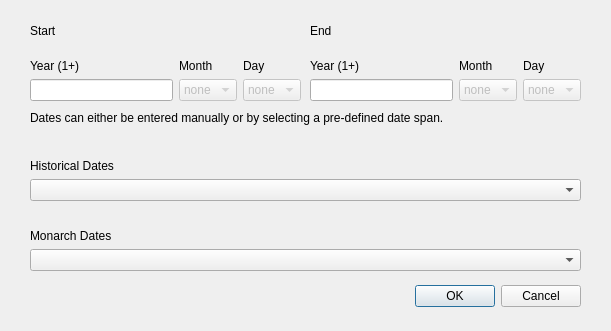
<?xml version="1.0" encoding="UTF-8"?>
<ui version="4.0">
 <class>ovQDateSpanDialog</class>
 <widget class="QDialog" name="ovQDateSpanDialog">
  <property name="geometry">
   <rect>
    <x>0</x>
    <y>0</y>
    <width>611</width>
    <height>331</height>
   </rect>
  </property>
  <property name="windowTitle">
   <string>Dialog</string>
  </property>
  <widget class="QDialogButtonBox" name="buttonBox">
   <property name="geometry">
    <rect>
     <x>70</x>
     <y>280</y>
     <width>511</width>
     <height>32</height>
    </rect>
   </property>
   <property name="orientation">
    <enum>Qt::Horizontal</enum>
   </property>
   <property name="standardButtons">
    <set>QDialogButtonBox::Cancel|QDialogButtonBox::Ok</set>
   </property>
  </widget>
  <widget class="QWidget" name="gridLayoutWidget">
   <property name="geometry">
    <rect>
     <x>30</x>
     <y>40</y>
     <width>271</width>
     <height>61</height>
    </rect>
   </property>
   <layout class="QGridLayout" name="startGridLayout">
    <item row="1" column="1">
     <widget class="QComboBox" name="startMonthComboBox">
      <property name="enabled">
       <bool>false</bool>
      </property>
      <item>
       <property name="text">
        <string>none</string>
       </property>
      </item>
      <item>
       <property name="text">
        <string extracomment="January">01</string>
       </property>
      </item>
      <item>
       <property name="text">
        <string extracomment="February">02</string>
       </property>
      </item>
      <item>
       <property name="text">
        <string extracomment="March">03</string>
       </property>
      </item>
      <item>
       <property name="text">
        <string extracomment="April">04</string>
       </property>
      </item>
      <item>
       <property name="text">
        <string extracomment="May">05</string>
       </property>
      </item>
      <item>
       <property name="text">
        <string extracomment="June">06</string>
       </property>
      </item>
      <item>
       <property name="text">
        <string extracomment="July">07</string>
       </property>
      </item>
      <item>
       <property name="text">
        <string extracomment="August">08</string>
       </property>
      </item>
      <item>
       <property name="text">
        <string extracomment="September">09</string>
       </property>
      </item>
      <item>
       <property name="text">
        <string extracomment="October">10</string>
       </property>
      </item>
      <item>
       <property name="text">
        <string extracomment="November">11</string>
       </property>
      </item>
      <item>
       <property name="text">
        <string extracomment="December">12</string>
       </property>
      </item>
     </widget>
    </item>
    <item row="1" column="2">
     <widget class="QComboBox" name="startDayComboBox">
      <property name="enabled">
       <bool>false</bool>
      </property>
      <item>
       <property name="text">
        <string>none</string>
       </property>
      </item>
      <item>
       <property name="text">
        <string>01</string>
       </property>
      </item>
      <item>
       <property name="text">
        <string>02</string>
       </property>
      </item>
      <item>
       <property name="text">
        <string>03</string>
       </property>
      </item>
      <item>
       <property name="text">
        <string>04</string>
       </property>
      </item>
      <item>
       <property name="text">
        <string>05</string>
       </property>
      </item>
      <item>
       <property name="text">
        <string>06</string>
       </property>
      </item>
      <item>
       <property name="text">
        <string>07</string>
       </property>
      </item>
      <item>
       <property name="text">
        <string>08</string>
       </property>
      </item>
      <item>
       <property name="text">
        <string>09</string>
       </property>
      </item>
      <item>
       <property name="text">
        <string>10</string>
       </property>
      </item>
      <item>
       <property name="text">
        <string>11</string>
       </property>
      </item>
      <item>
       <property name="text">
        <string>12</string>
       </property>
      </item>
      <item>
       <property name="text">
        <string>13</string>
       </property>
      </item>
      <item>
       <property name="text">
        <string>14</string>
       </property>
      </item>
      <item>
       <property name="text">
        <string>15</string>
       </property>
      </item>
      <item>
       <property name="text">
        <string>16</string>
       </property>
      </item>
      <item>
       <property name="text">
        <string>17</string>
       </property>
      </item>
      <item>
       <property name="text">
        <string>18</string>
       </property>
      </item>
      <item>
       <property name="text">
        <string>19</string>
       </property>
      </item>
      <item>
       <property name="text">
        <string>20</string>
       </property>
      </item>
      <item>
       <property name="text">
        <string>21</string>
       </property>
      </item>
      <item>
       <property name="text">
        <string>22</string>
       </property>
      </item>
      <item>
       <property name="text">
        <string>23</string>
       </property>
      </item>
      <item>
       <property name="text">
        <string>24</string>
       </property>
      </item>
      <item>
       <property name="text">
        <string>25</string>
       </property>
      </item>
      <item>
       <property name="text">
        <string>26</string>
       </property>
      </item>
      <item>
       <property name="text">
        <string>27</string>
       </property>
      </item>
      <item>
       <property name="text">
        <string>28</string>
       </property>
      </item>
      <item>
       <property name="text">
        <string>29</string>
       </property>
      </item>
      <item>
       <property name="text">
        <string>30</string>
       </property>
      </item>
      <item>
       <property name="text">
        <string>31</string>
       </property>
      </item>
     </widget>
    </item>
    <item row="0" column="0">
     <widget class="QLabel" name="startYearLabel">
      <property name="text">
       <string>Year (1+)</string>
      </property>
      <property name="alignment">
       <set>Qt::AlignBottom|Qt::AlignLeading|Qt::AlignLeft</set>
      </property>
     </widget>
    </item>
    <item row="0" column="1">
     <widget class="QLabel" name="startMonthLabel">
      <property name="text">
       <string>Month</string>
      </property>
      <property name="alignment">
       <set>Qt::AlignBottom|Qt::AlignLeading|Qt::AlignLeft</set>
      </property>
     </widget>
    </item>
    <item row="0" column="2">
     <widget class="QLabel" name="startDayLabel">
      <property name="text">
       <string>Day</string>
      </property>
      <property name="alignment">
       <set>Qt::AlignBottom|Qt::AlignLeading|Qt::AlignLeft</set>
      </property>
     </widget>
    </item>
    <item row="1" column="0">
     <widget class="QLineEdit" name="startYearLineEdit">
      <property name="inputMask">
       <string notr="true"/>
      </property>
     </widget>
    </item>
   </layout>
  </widget>
  <widget class="QWidget" name="gridLayoutWidget_2">
   <property name="geometry">
    <rect>
     <x>30</x>
     <y>140</y>
     <width>551</width>
     <height>61</height>
    </rect>
   </property>
   <layout class="QGridLayout" name="historicDateGridLayout">
    <item row="0" column="0">
     <widget class="QLabel" name="historicDateLabel">
      <property name="text">
       <string>Historical Dates</string>
      </property>
      <property name="alignment">
       <set>Qt::AlignBottom|Qt::AlignLeading|Qt::AlignLeft</set>
      </property>
     </widget>
    </item>
    <item row="1" column="0">
     <widget class="QComboBox" name="historicDateComboBox">
      <property name="sizePolicy">
       <sizepolicy hsizetype="Preferred" vsizetype="Fixed">
        <horstretch>0</horstretch>
        <verstretch>0</verstretch>
       </sizepolicy>
      </property>
      <item>
       <property name="text">
        <string/>
       </property>
      </item>
     </widget>
    </item>
   </layout>
  </widget>
  <widget class="QWidget" name="gridLayoutWidget_3">
   <property name="geometry">
    <rect>
     <x>30</x>
     <y>210</y>
     <width>551</width>
     <height>61</height>
    </rect>
   </property>
   <layout class="QGridLayout" name="monarchDateGridLayout">
    <item row="0" column="0">
     <widget class="QLabel" name="monarchDateLabel">
      <property name="text">
       <string>Monarch Dates</string>
      </property>
      <property name="alignment">
       <set>Qt::AlignBottom|Qt::AlignLeading|Qt::AlignLeft</set>
      </property>
     </widget>
    </item>
    <item row="1" column="0">
     <widget class="QComboBox" name="monarchDateComboBox">
      <item>
       <property name="text">
        <string/>
       </property>
      </item>
     </widget>
    </item>
   </layout>
  </widget>
  <widget class="QLabel" name="infoLabel1">
   <property name="geometry">
    <rect>
     <x>30</x>
     <y>110</y>
     <width>551</width>
     <height>16</height>
    </rect>
   </property>
   <property name="text">
    <string>Dates can either be entered manually or by selecting a pre-defined date span.</string>
   </property>
  </widget>
  <widget class="QLabel" name="startLabel">
   <property name="geometry">
    <rect>
     <x>30</x>
     <y>20</y>
     <width>231</width>
     <height>21</height>
    </rect>
   </property>
   <property name="text">
    <string>Start</string>
   </property>
  </widget>
  <widget class="QLabel" name="endLabel">
   <property name="geometry">
    <rect>
     <x>310</x>
     <y>20</y>
     <width>231</width>
     <height>21</height>
    </rect>
   </property>
   <property name="text">
    <string>End</string>
   </property>
  </widget>
  <widget class="QWidget" name="gridLayoutWidget_4">
   <property name="geometry">
    <rect>
     <x>310</x>
     <y>40</y>
     <width>271</width>
     <height>61</height>
    </rect>
   </property>
   <layout class="QGridLayout" name="endGridLayout">
    <item row="1" column="1">
     <widget class="QComboBox" name="endMonthComboBox">
      <property name="enabled">
       <bool>false</bool>
      </property>
      <item>
       <property name="text">
        <string>none</string>
       </property>
      </item>
      <item>
       <property name="text">
        <string extracomment="January">01</string>
       </property>
      </item>
      <item>
       <property name="text">
        <string extracomment="February">02</string>
       </property>
      </item>
      <item>
       <property name="text">
        <string extracomment="March">03</string>
       </property>
      </item>
      <item>
       <property name="text">
        <string extracomment="April">04</string>
       </property>
      </item>
      <item>
       <property name="text">
        <string extracomment="May">05</string>
       </property>
      </item>
      <item>
       <property name="text">
        <string extracomment="June">06</string>
       </property>
      </item>
      <item>
       <property name="text">
        <string extracomment="July">07</string>
       </property>
      </item>
      <item>
       <property name="text">
        <string extracomment="August">08</string>
       </property>
      </item>
      <item>
       <property name="text">
        <string extracomment="September">09</string>
       </property>
      </item>
      <item>
       <property name="text">
        <string extracomment="October">10</string>
       </property>
      </item>
      <item>
       <property name="text">
        <string extracomment="November">11</string>
       </property>
      </item>
      <item>
       <property name="text">
        <string extracomment="December">12</string>
       </property>
      </item>
     </widget>
    </item>
    <item row="1" column="2">
     <widget class="QComboBox" name="endDayComboBox">
      <property name="enabled">
       <bool>false</bool>
      </property>
      <item>
       <property name="text">
        <string>none</string>
       </property>
      </item>
      <item>
       <property name="text">
        <string>01</string>
       </property>
      </item>
      <item>
       <property name="text">
        <string>02</string>
       </property>
      </item>
      <item>
       <property name="text">
        <string>03</string>
       </property>
      </item>
      <item>
       <property name="text">
        <string>04</string>
       </property>
      </item>
      <item>
       <property name="text">
        <string>05</string>
       </property>
      </item>
      <item>
       <property name="text">
        <string>06</string>
       </property>
      </item>
      <item>
       <property name="text">
        <string>07</string>
       </property>
      </item>
      <item>
       <property name="text">
        <string>08</string>
       </property>
      </item>
      <item>
       <property name="text">
        <string>09</string>
       </property>
      </item>
      <item>
       <property name="text">
        <string>10</string>
       </property>
      </item>
      <item>
       <property name="text">
        <string>11</string>
       </property>
      </item>
      <item>
       <property name="text">
        <string>12</string>
       </property>
      </item>
      <item>
       <property name="text">
        <string>13</string>
       </property>
      </item>
      <item>
       <property name="text">
        <string>14</string>
       </property>
      </item>
      <item>
       <property name="text">
        <string>15</string>
       </property>
      </item>
      <item>
       <property name="text">
        <string>16</string>
       </property>
      </item>
      <item>
       <property name="text">
        <string>17</string>
       </property>
      </item>
      <item>
       <property name="text">
        <string>18</string>
       </property>
      </item>
      <item>
       <property name="text">
        <string>19</string>
       </property>
      </item>
      <item>
       <property name="text">
        <string>20</string>
       </property>
      </item>
      <item>
       <property name="text">
        <string>21</string>
       </property>
      </item>
      <item>
       <property name="text">
        <string>22</string>
       </property>
      </item>
      <item>
       <property name="text">
        <string>23</string>
       </property>
      </item>
      <item>
       <property name="text">
        <string>24</string>
       </property>
      </item>
      <item>
       <property name="text">
        <string>25</string>
       </property>
      </item>
      <item>
       <property name="text">
        <string>26</string>
       </property>
      </item>
      <item>
       <property name="text">
        <string>27</string>
       </property>
      </item>
      <item>
       <property name="text">
        <string>28</string>
       </property>
      </item>
      <item>
       <property name="text">
        <string>29</string>
       </property>
      </item>
      <item>
       <property name="text">
        <string>30</string>
       </property>
      </item>
      <item>
       <property name="text">
        <string>31</string>
       </property>
      </item>
     </widget>
    </item>
    <item row="0" column="0">
     <widget class="QLabel" name="endYearLabel">
      <property name="text">
       <string>Year (1+)</string>
      </property>
      <property name="alignment">
       <set>Qt::AlignBottom|Qt::AlignLeading|Qt::AlignLeft</set>
      </property>
     </widget>
    </item>
    <item row="0" column="1">
     <widget class="QLabel" name="endMonthLabel">
      <property name="text">
       <string>Month</string>
      </property>
      <property name="alignment">
       <set>Qt::AlignBottom|Qt::AlignLeading|Qt::AlignLeft</set>
      </property>
     </widget>
    </item>
    <item row="0" column="2">
     <widget class="QLabel" name="endDayLabel">
      <property name="text">
       <string>Day</string>
      </property>
      <property name="alignment">
       <set>Qt::AlignBottom|Qt::AlignLeading|Qt::AlignLeft</set>
      </property>
     </widget>
    </item>
    <item row="1" column="0">
     <widget class="QLineEdit" name="endYearLineEdit">
      <property name="inputMask">
       <string notr="true"/>
      </property>
     </widget>
    </item>
   </layout>
  </widget>
 </widget>
 <tabstops>
  <tabstop>startYearLineEdit</tabstop>
  <tabstop>startMonthComboBox</tabstop>
  <tabstop>startDayComboBox</tabstop>
  <tabstop>historicDateComboBox</tabstop>
  <tabstop>monarchDateComboBox</tabstop>
  <tabstop>buttonBox</tabstop>
 </tabstops>
 <resources/>
 <connections>
  <connection>
   <sender>buttonBox</sender>
   <signal>accepted()</signal>
   <receiver>ovQDateSpanDialog</receiver>
   <slot>accept()</slot>
   <hints>
    <hint type="sourcelabel">
     <x>248</x>
     <y>254</y>
    </hint>
    <hint type="destinationlabel">
     <x>157</x>
     <y>274</y>
    </hint>
   </hints>
  </connection>
  <connection>
   <sender>buttonBox</sender>
   <signal>rejected()</signal>
   <receiver>ovQDateSpanDialog</receiver>
   <slot>reject()</slot>
   <hints>
    <hint type="sourcelabel">
     <x>316</x>
     <y>260</y>
    </hint>
    <hint type="destinationlabel">
     <x>286</x>
     <y>274</y>
    </hint>
   </hints>
  </connection>
 </connections>
</ui>
